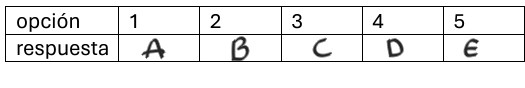
#> input picture images/image_test_7.jpg, 525 x 88 px
$ jupyter execute --allow-errors ocr_2.ipynb
#> lines starting #> are read from the running program, lines starting #| are printed output that depends on the picture; after the words box and inside, x2 and y2 are one past the last pixel; in counts of white or black regions, pixels touching at a corner belong together
[cell 1]
import pytesseract
import numpy as np
import cv2
import matplotlib.pyplot as plt
from PIL import Image, ImageFont, ImageDraw
from pytesseract import Output

[cell 2]
min_confidence = 40

# [9 lines left out: function bouding_box, not called in this run]

# from PIL import ImageFont, ImageDraw, Image
font = './Fonts/calibri.ttf'

# [7 lines left out: function write_text, not called in this run]

def aplication(path_img):
#> called with path_img = './images/image_test_7.jpg'
    img = cv2.imread(path_img)
#> img is the input picture: shape (88, 525, 3); min 0, max 255, mean 235.3
    gray = cv2.cvtColor(img, cv2.COLOR_RGB2GRAY)
    # gray = cv2.bitwise_not(gray)

    # img = cv2.adaptiveThreshold(gray, 255, cv2.ADAPTIVE_THRESH_MEAN_C, cv2.THRESH_BINARY, 11, 9 )
    img = cv2.adaptiveThreshold(gray, 255, cv2.ADAPTIVE_THRESH_GAUSSIAN_C, cv2.THRESH_BINARY, 11, 9) #Es más recomendado el Gaussiano
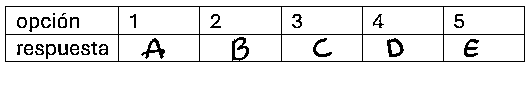
#> img: shape (88, 525); 91.8% white; black in thin lines or dots, all inside (x1, y1, x2, y2) = (5, 6, 525, 62)

    config = '--psm 11'
    img_copy = img.copy()
    img_copy = cv2.bitwise_not(img_copy)
    min_confidence = 40

    result = pytesseract.image_to_data(img, output_type= Output.DICT, config = config)
    min_confidence = 40
    for i in range(0, len(result['text'])):

        confidence= int(result['conf'][i])

        if confidence > min_confidence:
            text = result['text'][i]
            if not text.isspace():
                x, y, img = bouding_box(result, img_copy, i)
            # cv2.putText(img_copy, text, (x,y -10), cv2.FONT_HERSHEY_SIMPLEX, 1.1, (0,0,255))
                img_copy = write_text(text, x, y, img_copy, font)
                print(text)

    plt.imshow(img_copy, cmap= 'gray');
    plt.axis(False)

path_img =r'./images/image_test_7.jpg'
path_img = path_img.replace('\\', '/')

#> (the rest of this cell did not finish here and is left out)

[cell 3]
def inference_ocr(path_img):
#> called with path_img = './images/image_test_7.jpg'
    img = cv2.imread(path_img)
    rgb = cv2.cvtColor(img, cv2.COLOR_BGR2RGB)
    rgb = cv2.bitwise_not(rgb)
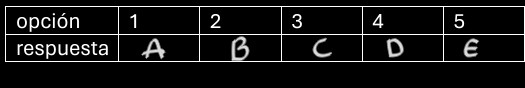
#> rgb: shape (88, 525, 3); min 0, max 255, mean 19.7
    rgb[rgb > 127] = 255
    rgb[rgb < 127] = 0
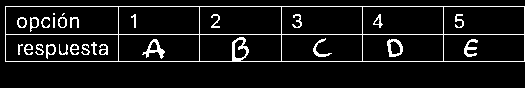
#> rgb: shape (88, 525, 3); min 0, max 255, mean 19.8
    config_tesseract = [ f'--psm {i}' for i in range(14)]
    img_copy = rgb.copy()
    min_confidence = 40

    for i in range(len(config_tesseract)):
        config = f'--psm {i}'
        try:

            text = pytesseract.image_to_string(img, lang='por', config= config)
            print('*'*10, config, '*'*10)
            plt.imshow(rgb)
            plt.show()
            print(text)

        except pytesseract.TesseractError as e:
            print(f'Error with model {config}')

        except Exception as e:
            print(f'Error with model {config}')

        except FileNotFoundError as e:
            print(f'Error with model {config}')

#> (the rest of this cell did not finish here and is left out)

[cell 4]
min_confidence = 40

# [9 lines left out: function bouding_box, not called in this run]

# from PIL import ImageFont, ImageDraw, Image
font = './Fonts/calibri.ttf'

# [7 lines left out: function write_text, not called in this run]

def aplication(path_img):
#> called with path_img = 'image_test_8.jpg'
    img = cv2.imread(path_img)
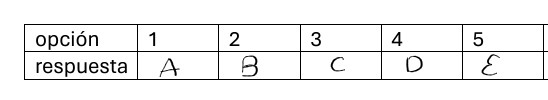
#> input picture image_test_8.jpg, 548 x 100 px
#> img is the input picture: shape (100, 548, 3); min 0, max 255, mean 239.8
    gray = cv2.cvtColor(img, cv2.COLOR_RGB2GRAY)
#> gray: shape (100, 548)
    # gray = cv2.bitwise_not(gray)

    # img = cv2.adaptiveThreshold(gray, 255, cv2.ADAPTIVE_THRESH_MEAN_C, cv2.THRESH_BINARY, 11, 9 )
    img = cv2.adaptiveThreshold(gray, 255, cv2.ADAPTIVE_THRESH_GAUSSIAN_C, cv2.THRESH_BINARY, 11, 9) #Es más recomendado el Gaussiano
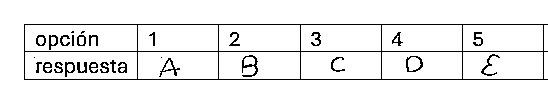
#> img: shape (100, 548); 93.6% white; black in thin lines or dots, all inside (x1, y1, x2, y2) = (24, 24, 548, 80)

    config = '--psm 11'
    img_copy = img.copy()
    img_copy = cv2.bitwise_not(img_copy)
    min_confidence = 40

    result = pytesseract.image_to_data(img, lang='spa', output_type= Output.DICT, config = config)
    min_confidence = 40
    for i in range(0, len(result['text'])):

        confidence= int(result['conf'][i])

        if confidence > min_confidence:
            text = result['text'][i]
            if not text.isspace():
                x, y, img = bouding_box(result, img_copy, i)
            # cv2.putText(img_copy, text, (x,y -10), cv2.FONT_HERSHEY_SIMPLEX, 1.1, (0,0,255))
                img_copy = write_text(text, x, y, img_copy, font)
                print(text)

    plt.imshow(img_copy, cmap= 'gray');
    plt.axis(False)

path_img =r'image_test_8.jpg'
path_img = path_img.replace('\\', '/')

#> (the rest of this cell did not finish here and is left out)

[cell 5]
min_confidence = 40

# [9 lines left out: function bouding_box, not called in this run]

# from PIL import ImageFont, ImageDraw, Image
font = './Fonts/calibri.ttf'

# [7 lines left out: function write_text, not called in this run]

def aplication(path_img):
#> called with path_img = 'image_test_8.jpg'
    img = cv2.imread(path_img)
    gray = cv2.cvtColor(img, cv2.COLOR_RGB2GRAY)

    img = cv2.adaptiveThreshold(gray, 255, cv2.ADAPTIVE_THRESH_MEAN_C, cv2.THRESH_BINARY, 11, 9 )
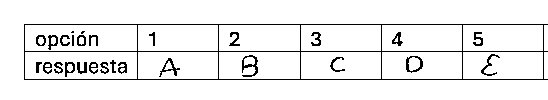
#> img: shape (100, 548); 93.4% white; black in thin lines or dots, all inside (x1, y1, x2, y2) = (24, 24, 548, 80)
    # img = cv2.adaptiveThreshold(gray, 255, cv2.ADAPTIVE_THRESH_GAUSSIAN_C, cv2.THRESH_BINARY, 11, 9) #Es más recomendado el Gaussiano

    config = '--psm 11'
    img_copy = img.copy()
    img_copy = cv2.bitwise_not(img_copy)
    min_confidence = 40

    result = pytesseract.image_to_data(img, lang='spa', output_type= Output.DICT, config = config)
    min_confidence = 40
    for i in range(0, len(result['text'])):

        confidence= int(result['conf'][i])

        if confidence > min_confidence:
            text = result['text'][i]
            if not text.isspace():
                x, y, img = bouding_box(result, img_copy, i)
            # cv2.putText(img_copy, text, (x,y -10), cv2.FONT_HERSHEY_SIMPLEX, 1.1, (0,0,255))
                img_copy = write_text(text, x, y, img_copy, font)
                print(text)

    plt.imshow(img_copy, cmap= 'gray');
    plt.axis(False)

path_img =r'image_test_8.jpg'
path_img = path_img.replace('\\', '/')

#> (the rest of this cell did not finish here and is left out)
